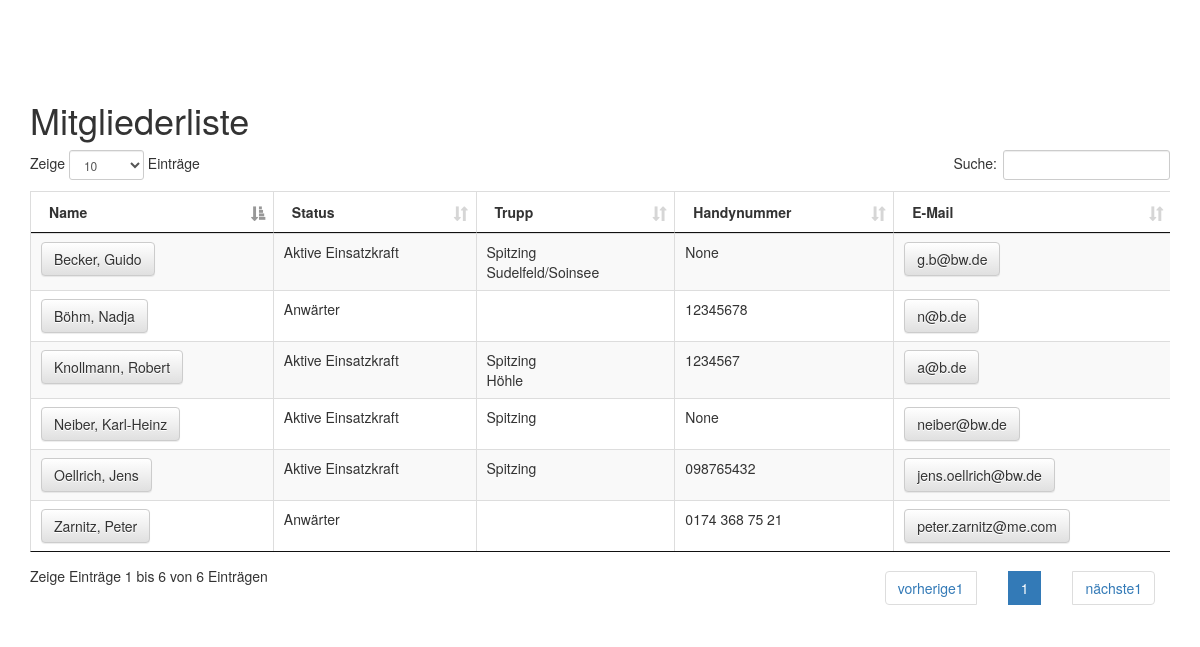
The app's page /mitglieder/ (signed in) with its own data.
### member_administration/models.py (models this page shows, shortened)
class Member(models.Model):
    user = models.OneToOneField(User, on_delete=models.CASCADE)
    mobile = models.CharField(max_length=20, verbose_name='Handynummer', null=True, blank=True)
    adress_street = models.CharField(max_length=100, verbose_name='Straße & Hnr.', null=True, blank=True)
    adress_plz = models.CharField(max_length=6, verbose_name='PLZ', null=True, blank=True)
    adress_city = models.CharField(max_length=100, verbose_name='Stadt', null=True, blank=True)
    birthdate = models.DateField(verbose_name='Geburtsdatum', null=True, blank=True)
    bw_join = models.DateField(verbose_name='Bergwacht-Eintritt', null=True, blank=True)
    status = models.CharField(max_length=3, choices=STATUS_CHOICES, default='ANW')
    dutygroups = models.ManyToManyField(DutyGroup, through='Members_in_Dutygroup',
                                        through_fields=('member', 'dutygroup'), related_name='dutygroups')
    class Meta:
        verbose_name_plural = 'Mitglieder'
        ordering = ['status', 'user__last_name']

class DutyGroup(models.Model):
    name = models.CharField(max_length=20, verbose_name='Name')
    class Meta:
        verbose_name_plural = 'Trupps'
        verbose_name = 'Trupp'

### member_administration/views.py (the view)
@login_required
def index(request):
    member_list = Member.objects.exclude(user__username='admin').order_by('user__last_name')  #
    template = loader.get_template('member_administration/member_overview.html')
    context = {
        'member_list': member_list,
    }
    return HttpResponse(template.render(context, request))

### member_administration/templates/member_administration/member_overview.html (shortened to what this page needs)
{% extends 'base.html' %}
{% if member_list %}
{% block content %}
<h1>Mitgliederliste</h1>
<div class="table-responsive">
    <table class="table table-striped table-bordered" id="member-table" cellspacing="0" width="100%">
        <thead>
        <tr>
            <th>Name</th>
            <th>Status</th>
            <th>Trupp</th>
            <th>Handynummer</th>
            <th>E-Mail</th>
        </tr>
        </thead>
        <tbody>
        {% for member in member_list %}
        <tr>
            <td><a class="btn btn-default" href="{% url 'member_administration:member_detail' member.user.username %}"
                   role="button"> {{ member.user.last_name }}, {{ member.user.first_name }}</a>
            </td>
            <td>{{ member.get_status_display }}</td>
            <td>{% for dutygroup in member.dutygroups.all %}
                {{ dutygroup.name }} <br>
                {% endfor %}
            </td>
            <td>{{ member.mobile }}</td>
            <td>
                <a class="btn btn-default" href="mailto:{{ member.user.email }}" role="button">
                {{ member.user.email }}</a>
            </td>
        </tr>
        {% endfor %}
        </tbody>
    </table>
</div>
{% endblock %}
{% else %}
<p>Keine Mitglieder angelegt!</p>
{% endif %}

### records on screen
Member: user.last_name "Becker", user.first_name "Guido", status "Aktive Einsatzkraft", mobile "None", user.email "g.b@bw.de"
DutyGroup: name "Spitzing"
DutyGroup: name "Sudelfeld/Soinsee"
Member: user.last_name "Böhm", user.first_name "Nadja", status "Anwärter", mobile "12345678", user.email "n@b.de"
Member: user.last_name "Knollmann", user.first_name "Robert", status "Aktive Einsatzkraft", mobile "1234567", user.email "a@b.de"
DutyGroup: name "Höhle"
Member: user.last_name "Neiber", user.first_name "Karl-Heinz", status "Aktive Einsatzkraft", mobile "None", user.email "neiber@bw.de"
Member: user.last_name "Oellrich", user.first_name "Jens", status "Aktive Einsatzkraft", mobile "098765432", user.email "jens.oellrich@bw.de"
Member: user.last_name "Zarnitz", user.first_name "Peter", status "Anwärter", mobile "0174 368 75 21", user.email "peter.zarnitz@me.com"
